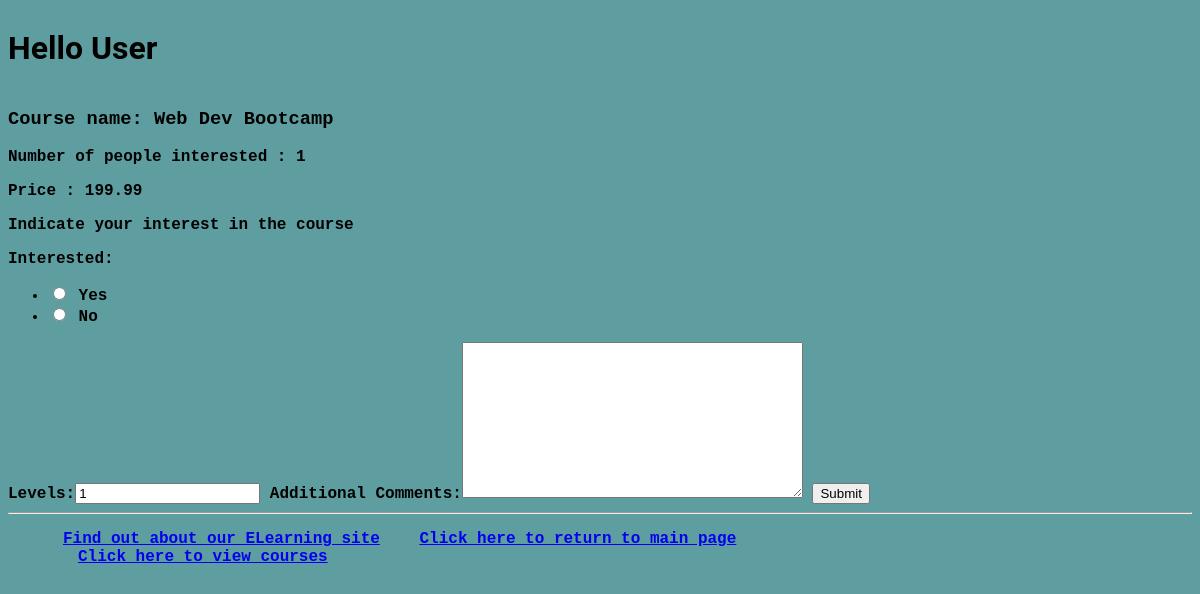
Before: /myapp/courses/8 with the older database file.
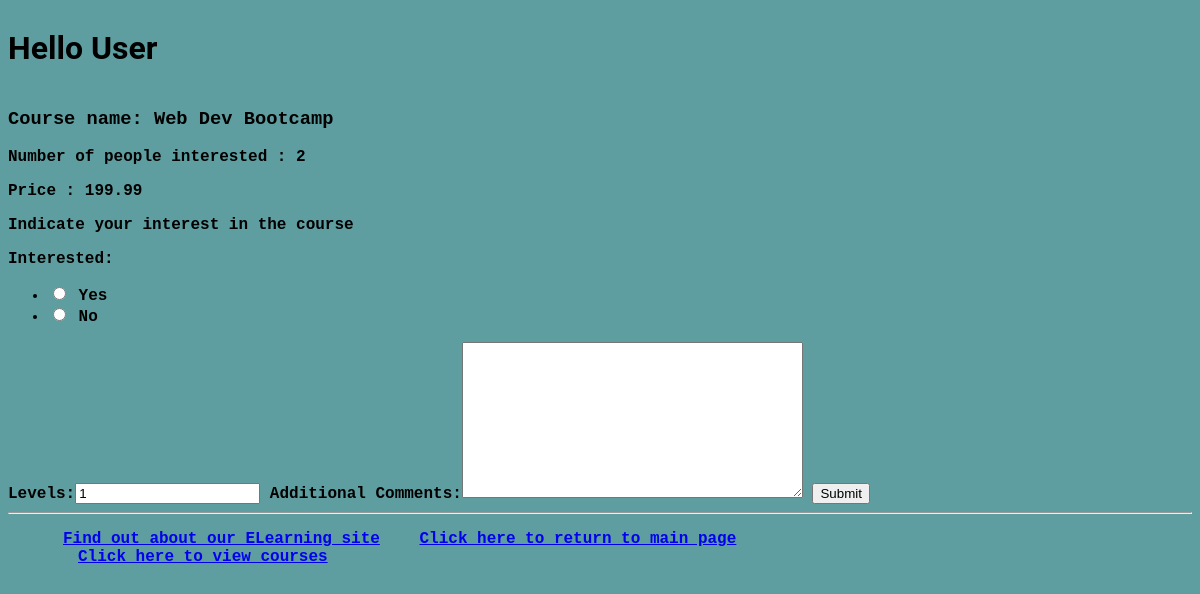
After: the same page with the newer database file.
### myapp/models.py (models this page shows, shortened)
class Course(models.Model):
    topic = models.ForeignKey(Topic, related_name='courses', on_delete=models.CASCADE)
    name = models.CharField(max_length=200)
    price = models.DecimalField(max_digits=10, decimal_places=2)
    for_everyone = models.BooleanField(default=True)
    description = models.TextField(max_length=300, null=True, blank=True)
    interested = models.PositiveIntegerField(default=1)
    stages = models.PositiveIntegerField(default=3)

### myapp/views.py (the view)
# urls.py: path(r'courses/<int:course_id>', views.coursedetail, name='course_detail')
def coursedetail(request, course_id):
    course = get_object_or_404(Course, pk=course_id)
    if request.method == 'POST':
        form = InterestForm(request.POST)
        if form.is_valid():
            if form.cleaned_data['interested'] == '1':
                course.interested = course.interested + 1
                course.save()
            return index(request)
    else:
        form = InterestForm()
    return render(request, 'myapp/coursedetail.html', {'form': form, 'course': course})

### myapp/forms.py
class InterestForm(forms.Form):
    interested = forms.ChoiceField(widget=forms.RadioSelect(), choices=[('1', 'Yes'), ('0', 'No')])
    levels = forms.IntegerField(initial=1)
    comments = forms.CharField(widget=forms.Textarea, label='Additional Comments', required=False)

### myapp/templates/myapp/coursedetail.html (shortened to what this page needs)
{% extends 'myapp/base.html' %}
{% block body_block %}
    <h3>Course name: {{ course.name }} {{ a }}</h3>
    <p class="paragraphs"> Number of people interested : {{ course.interested }} </p>
    <p class="paragraphs"> Price : {{ course.price }}</p>
    <p class="paragraphs"> Indicate your interest in the course</p>
    <form action="" method="post">
        {{ form.as_table }}
        <input type="submit" value="Submit">
    </form>
{% endblock %}

Changed rows visible on the page:
changed Course "Web Dev Bootcamp": interested "1" → "2"
